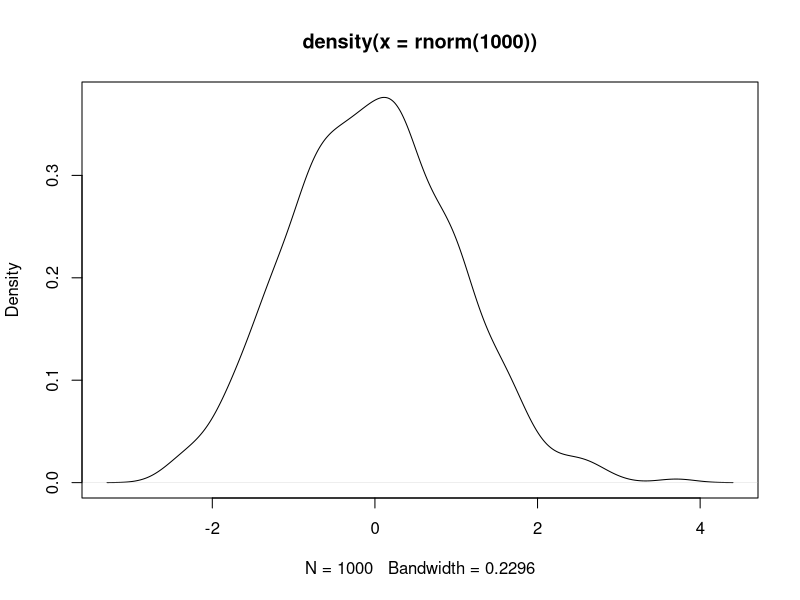
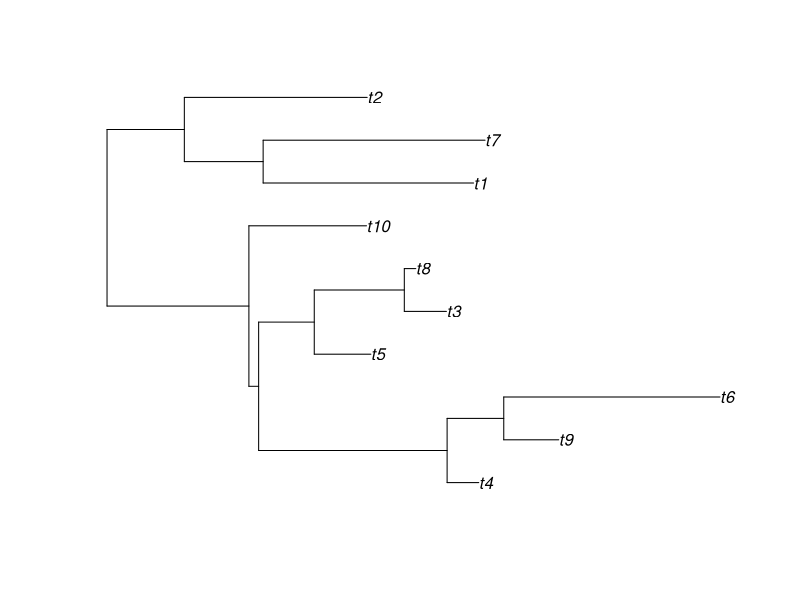

Write the R code that produced these figures, in order.
## ---- chunk 1
plot(density(rnorm(1000)))
## ---- chunk 2
library (ape)
  GetHowManyTrees <- rtree (n=10, rooted=TRUE, tip.label = NULL)
  plot(GetHowManyTrees)
  
